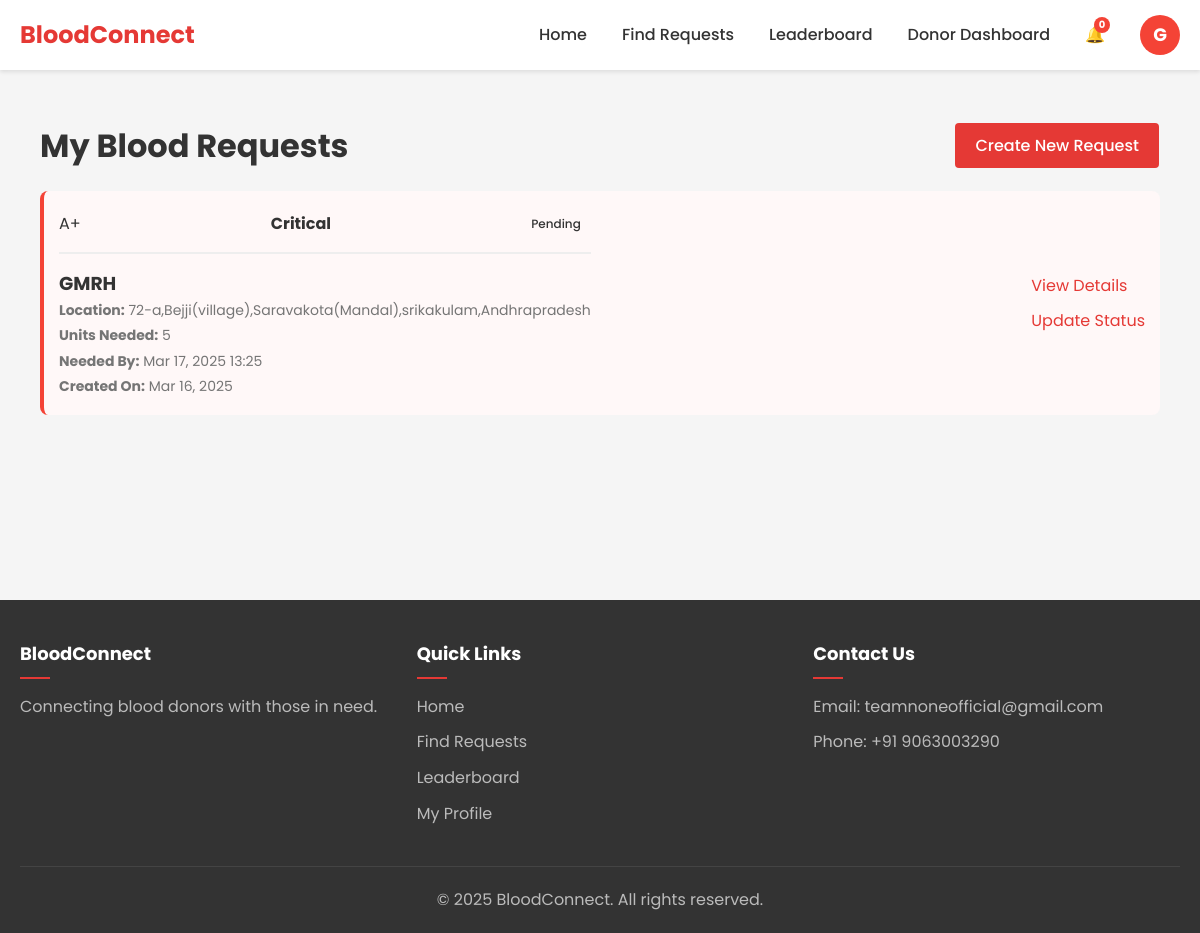
/requests/my-requests/ (signed in), run on the app's committed database.
### accounts/models.py (models this page shows, shortened)
class User(AbstractUser):
    USER_TYPES = (
        ('regular', 'Regular User'),
        ('donor', 'Blood Donor'),
        ('admin', 'Administrator'),
        ('ngo', 'NGO'),
    )
    user_type = models.CharField(max_length=10, choices=USER_TYPES, default='regular')
    phone_number = models.CharField(max_length=15, blank=True)
    address = models.TextField(blank=True)
    profile_picture = models.ImageField(upload_to='profile_pics/', blank=True, null=True)

class BloodGroup(models.Model):
    name = models.CharField(max_length=5)  # A+, B-, O+, etc.
    def __str__(self):
        return self.name

### blood_requests/models.py (models this page shows, shortened)
class BloodRequest(models.Model):
    STATUS_CHOICES = (
        ('pending', 'Pending'),
        ('fulfilled', 'Fulfilled'),
        ('expired', 'Expired'),
        ('cancelled', 'Cancelled'),
    )
    URGENCY_CHOICES = (
        ('low', 'Low'),
        ('medium', 'Medium'),
        ('high', 'High'),
        ('critical', 'Critical'),
    )
    requester = models.ForeignKey(User, on_delete=models.CASCADE, related_name='blood_requests')
    blood_group = models.ForeignKey(BloodGroup, on_delete=models.CASCADE)
    units_needed = models.PositiveIntegerField(default=1)
    hospital_name = models.CharField(max_length=255)
    hospital_address = models.TextField()
    patient_name = models.CharField(max_length=255)
    patient_age = models.PositiveIntegerField()
    reason = models.TextField()
    urgency = models.CharField(max_length=10, choices=URGENCY_CHOICES, default='medium')
    status = models.CharField(max_length=10, choices=STATUS_CHOICES, default='pending')
    created_at = models.DateTimeField(auto_now_add=True)
    needed_by = models.DateTimeField()

### blood_requests/views.py (the view)
# urls.py: path('my-requests/', views.my_requests, name='my_requests'),
@login_required
def my_requests(request):
    requests = BloodRequest.objects.filter(requester=request.user).order_by('-created_at')
    return render(request, 'requests/my_requests.html', {'requests': requests})

### templates/requests/my_requests.html (shortened to what this page needs)
{% extends 'base.html' %}
{% block content %}
<div class="container mt-4">
    <div class="title_button">
    <h1>My Blood Requests</h1>
    <a href="{% url 'create_blood_request' %}" class="btn btn-primary mb-3">Create New Request</a>
    </div>
    {% if requests %}
        <div class="request-list">
            {% for request in requests %}
                <div class="request-item urgency-{{ request.urgency }} status-{{ request.status }}">
                    <div class="request-details">
                        <div class="request-header">
                            <span class="blood-group">{{ request.blood_group }}</span>
                            <span class="urgency-badge">{{ request.get_urgency_display }}</span>
                            <span class="status-badge">{{ request.get_status_display }}</span>
                        </div>
                        <h3>{{ request.hospital_name }}</h3>
                        <p><strong>Location:</strong> {{ request.hospital_address }}</p>
                        <p><strong>Units Needed:</strong> {{ request.units_needed }}</p>
                        <p><strong>Needed By:</strong> {{ request.needed_by|date:"M d, Y H:i" }}</p>
                        <p><strong>Created On:</strong> {{ request.created_at|date:"M d, Y" }}</p>
                    </div>
                    <div class="request-actions">
                        <a href="{% url 'view_request' request.id %}" class="btn btn-info">View Details</a>
                        {% if request.status != 'fulfilled' %}
                            <a href="{% url 'update_request_status' request.id %}" class="btn btn-warning">Update Status</a>
                        {% endif %}
                    </div>
                </div>
            {% endfor %}
        </div>
    {% else %}
        <p class="no-results">No blood requests found. <a href="{% url 'create_blood_request' %}">Create a new request</a>.</p>
    {% endif %}
</div>
{% endblock %}

### templates/base.html (shortened to what this page needs)
<!DOCTYPE html>
<html lang="en">
<head>
    <link rel="stylesheet" href="/static/css/styles.css">
</head>
<body>
    <header class="main-header">
        <div class="container">
            <div class="logo">
                <a href="{% url 'home' %}">
                    <h1>BloodConnect</h1>
                </a>
            </div>
            <nav class="main-nav">
                <ul>
                    <li><a href="{% url 'home' %}">Home</a></li>
                    <li><a href="{% url 'search_requests' %}">Find Requests</a></li>
                    <li><a href="{% url 'leaderboard' %}">Leaderboard</a></li>
                    {% if user.is_authenticated %}
                        {% if user.user_type == 'donor' %}
                            <li><a href="{% url 'donor_dashboard' %}">Donor Dashboard</a></li>
                        {% endif %}
                        <li class="notification-icon">
                            <a href="{% url 'notifications' %}">
                                <span class="icon">🔔</span>
                                <span class="notification-count" id="notification-count">0</span>
                            </a>
                        </li>
                        <li class="dropdown">
                            <div class="user-avatar" id="userDropdown">
                                {{ user.username|first }}
                            </div>
                        </li>
                    {% else %}
                        <li><a href="{% url 'login' %}">Login</a></li>
                        <li><a style="color: white;" href="{% url 'register' %}" class="btn-primary">Register</a></li>
                    {% endif %}
                </ul>
            </nav>
        </div>
    </header>
    <main class="main-content">
        <div class="container">
            {% block content %}{% endblock %}
        </div>
    </main>
    <footer class="main-footer">
        <div class="container">
            <div class="footer-content">
                <div class="footer-section">
                    <h3>BloodConnect</h3>
                    <p>Connecting blood donors with those in need.</p>
                </div>
                <div class="footer-section">
                    <h3>Quick Links</h3>
                    <ul>
                        <li><a href="{% url 'home' %}">Home</a></li>
                        <li><a href="{% url 'search_requests' %}">Find Requests</a></li>
                        <li><a href="{% url 'leaderboard' %}">Leaderboard</a></li>
                        {% if user.is_authenticated %}
                            <li><a href="{% url 'user_profile' user.username%}">My Profile</a></li>
                        {% endif %}
                    </ul>
                </div>
                <div class="footer-section">
                    <h3>Contact Us</h3>
                    <p>Email: teamnoneofficial@gmail.com</p>
                    <p>Phone: +91 9063003290</p>
                </div>
            </div>
            <div class="footer-bottom">
                <p>&copy; {% now "Y" %} BloodConnect. All rights reserved.</p>
            </div>
        </div>
    </footer>
</body>
</html>

### static/css/styles.css (style rules this page uses)
:root { --primary-color: #e53935; --primary-dark: #c62828; --primary-light: #ef5350; --secondary-color: #2196f3; --secondary-dark: #1976d2; --secondary-light: #64b5f6; --text-color: #333333; --text-light: #757575; --background-color: #f5f5f5; --card-color: #ffffff; --border-color: #e0e0e0; --success-color: #4caf50; --warning-color: #ff9800; --danger-color: #f44336; --info-color: #2196f3; }
* { margin: 0; padding: 0; box-sizing: border-box; }
body { font-family: 'Poppins', sans-serif; line-height: 1.6; color: var(--text-color); background-color: var(--background-color); }
.container { width: 100%; max-width: 1200px; margin: 0 auto; padding: 0 20px; }
a { text-decoration: none; color: var(--primary-color); transition: color 0.3s ease; }
ul { list-style: none; }
.btn-primary, .btn-secondary, .btn-text { display: inline-block; padding: 10px 20px; border-radius: 4px; font-weight: 500; text-align: center; cursor: pointer; transition: all 0.3s ease; margin:1px; }
.btn-primary { background-color: var(--primary-color); color: white; border: none; }
.main-header { background-color: var(--card-color); box-shadow: 0 2px 4px rgba(0, 0, 0, 0.1); position: sticky; top: 0; z-index: 100; }
.main-header .container { display: flex; justify-content: space-between; align-items: center; padding: 15px 20px; }
.logo h1 { font-size: 24px; font-weight: 700; color: var(--primary-color); }
.main-nav ul { display: flex; align-items: center; }
.main-nav li { margin-left: 20px; }
.main-nav a { color: var(--text-color); font-weight: 500; }
.dropdown { position: relative; }
.notification-icon { position: relative; }
.notification-count { position: absolute; top: -5px; right: -5px; background-color: var(--danger-color); color: white; font-size: 10px; font-weight: bold; width: 16px; height: 16px; border-radius: 50%; display: flex; align-items: center; justify-content: center; }
.main-content { padding: 30px 0; min-height: calc(100vh - 70px - 200px); }
.request-header { display: flex; justify-content: space-between; align-items: center; border-bottom: 2px solid #eee; padding-bottom: 10px; margin-bottom: 15px; }
.status-pending { background: #ffcc00; color: #333; }
.urgency-badge { padding: 5px 10px; border-radius: 5px; font-weight: bold; }
.status-badge { display: inline-block; padding: 5px 10px; border-radius: 20px; font-size: 12px; font-weight: 500; }
.request-list, .donation-list { display: flex; flex-direction: column; gap: 15px; }
.request-item { display: flex; justify-content: space-between; align-items: center; padding: 15px; background-color: var(--background-color); border-radius: 8px; border-left: 4px solid var(--info-color); }
.request-item.urgency-critical { border-left-color: var(--danger-color); background-color: #fff8f8; }
.request-details p { font-size: 14px; color: var(--text-light); margin-bottom: 3px; }
.request-actions { display: flex; flex-direction: column; gap: 10px; }
.main-footer { background-color: #333; color: white; padding: 40px 0 20px; }
.footer-content { display: grid; grid-template-columns: repeat(auto-fit, minmax(200px, 1fr)); gap: 30px; margin-bottom: 30px; }
.footer-section h3 { font-size: 18px; margin-bottom: 15px; position: relative; padding-bottom: 10px; }
.footer-section h3::after { content: ''; position: absolute; bottom: 0; left: 0; width: 30px; height: 2px; background-color: var(--primary-color); }
.footer-section p { margin-bottom: 10px; color: #bbb; }
.footer-section ul li { margin-bottom: 10px; }
.footer-section ul li a { color: #bbb; }
.footer-bottom { text-align: center; padding-top: 20px; border-top: 1px solid #444; color: #bbb; }
.title_button { display: flex; flex-direction: row; justify-content: space-between; align-items: center; margin: 20px 0px ; }

### templates/base.html (style rules this page uses)
.main-nav ul { display: flex; align-items: center; gap: 15px; }
.user-avatar { width: 40px; height: 40px; border-radius: 50%; background-color: #f44336; color: white; display: flex; align-items: center; justify-content: center; font-size: 18px; font-weight: bold; text-transform: uppercase; cursor: pointer; }
.dropdown { position: relative; display: inline-block; }

### data on the page
User: username|first "G"
BloodRequest: blood_group "A+", urgency "Critical", status "Pending", hospital_name "GMRH", hospital_address "72-a,Bejji(village),Saravakota(Mandal),srikakulam,Andhrapradesh", units_needed "5", needed_by "Mar 17, 2025 13:25", created_at "Mar 16, 2025", shows "Update Status"
